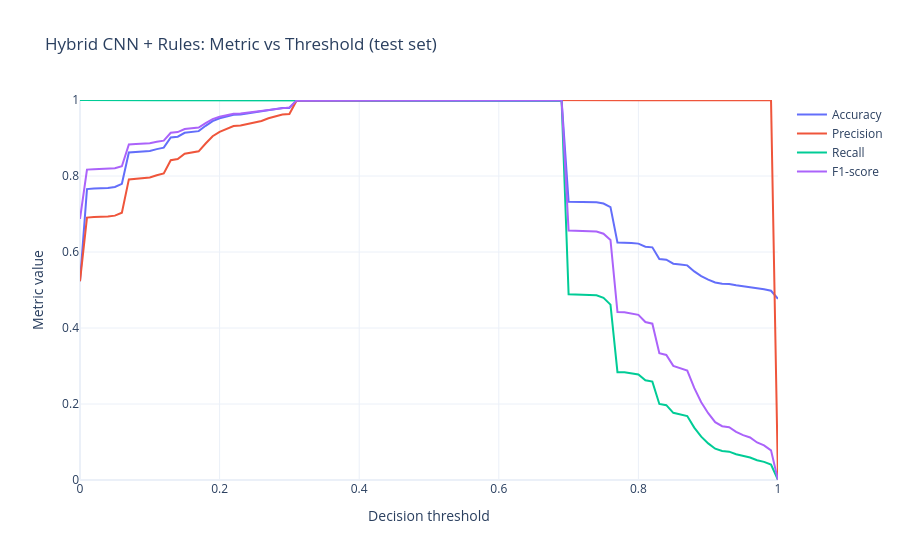
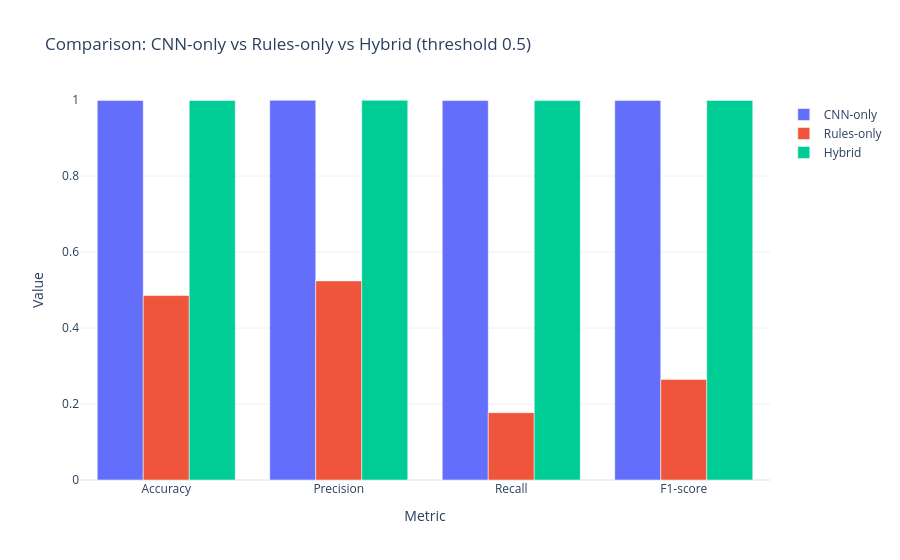
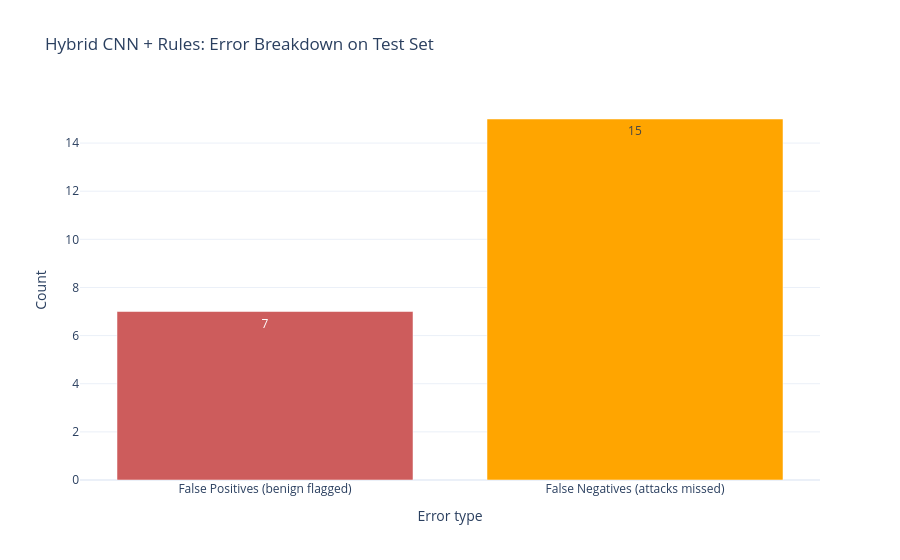

Notebook source saved alongside these figures, in order:
### Code cell
import os
import numpy as np
import plotly.graph_objs as go
from plotly.subplots import make_subplots
from sklearn.metrics import (
    accuracy_score, precision_score, recall_score, f1_score,
    confusion_matrix, roc_curve, auc
)

# ============================================================
# 0. LOAD SAVED ARRAYS (NO HARDCODING)
# ============================================================
BASE_DIR = r"C:\Users\Kshitij\Desktop\Major-Project(SQLi)_Latest\Major-Project(SQLi)"
RESULTS_DIR = os.path.join(BASE_DIR, "notebooks", "phase7a_results", "hybrid_outputs")

y_test       = np.load(os.path.join(RESULTS_DIR, "y_test_hybrid.npy"))
cnn_proba    = np.load(os.path.join(RESULTS_DIR, "cnn_proba_test.npy"))
rule_conf    = np.load(os.path.join(RESULTS_DIR, "rule_conf_test.npy"))
hybrid_conf  = np.load(os.path.join(RESULTS_DIR, "hybrid_conf_test.npy"))
hybrid_pred  = np.load(os.path.join(RESULTS_DIR, "hybrid_pred_test.npy"))

assert len(y_test) == len(cnn_proba) == len(rule_conf) == len(hybrid_conf) == len(hybrid_pred)

print("Loaded arrays for", len(y_test), "test samples.")

# ============================================================
# 1. THRESHOLD–PERFORMANCE CURVES FOR HYBRID
# ============================================================

thresholds = np.linspace(0.0, 1.0, 101)
acc_list, prec_list, rec_list, f1_list = [], [], [], []

for t in thresholds:
    pred_t = (hybrid_conf >= t).astype(int)
    acc_list.append(accuracy_score(y_test, pred_t))
    prec_list.append(precision_score(y_test, pred_t, zero_division=0))
    rec_list.append(recall_score(y_test, pred_t, zero_division=0))
    f1_list.append(f1_score(y_test, pred_t, zero_division=0))

fig_thresh = go.Figure()
fig_thresh.add_trace(go.Scatter(x=thresholds, y=acc_list,  mode="lines", name="Accuracy"))
fig_thresh.add_trace(go.Scatter(x=thresholds, y=prec_list, mode="lines", name="Precision"))
fig_thresh.add_trace(go.Scatter(x=thresholds, y=rec_list,  mode="lines", name="Recall"))
fig_thresh.add_trace(go.Scatter(x=thresholds, y=f1_list,   mode="lines", name="F1-score"))

fig_thresh.update_layout(
    title="Hybrid CNN + Rules: Metric vs Threshold (test set)",
    xaxis_title="Decision threshold",
    yaxis_title="Metric value",
    template="plotly_white",
    yaxis=dict(range=[0, 1.0])
)
fig_thresh.show()

# ============================================================
# 2. CNN-ONLY vs RULES-ONLY vs HYBRID (AT THRESHOLD 0.5)
# ============================================================

# CNN-only predictions (prob threshold 0.5)
cnn_pred = (cnn_proba >= 0.5).astype(int)
# Rules-only predictions (prob / confidence threshold 0.5)
rule_pred = (rule_conf >= 0.5).astype(int)

def compute_metrics(name, y_true, y_score, y_bin):
    acc  = accuracy_score(y_true, y_bin)
    prec = precision_score(y_true, y_bin, zero_division=0)
    rec  = recall_score(y_true, y_bin, zero_division=0)
    f1   = f1_score(y_true, y_bin, zero_division=0)
    fpr, tpr, _ = roc_curve(y_true, y_score)
    auc_val = auc(fpr, tpr)
    print(f"{name} -> acc={acc:.4f}, prec={prec:.4f}, rec={rec:.4f}, f1={f1:.4f}, AUC={auc_val:.4f}")
    return acc, prec, rec, f1, auc_val

cnn_metrics   = compute_metrics("CNN-only",   y_test, cnn_proba,   cnn_pred)
rule_metrics  = compute_metrics("Rules-only", y_test, rule_conf,   rule_pred)
hybrid_metrics = compute_metrics("Hybrid",    y_test, hybrid_conf, hybrid_pred)

# Bar chart comparison (Accuracy, Precision, Recall, F1)
models = ["CNN-only", "Rules-only", "Hybrid"]
metric_names = ["Accuracy", "Precision", "Recall", "F1-score"]

values = np.array([
    [cnn_metrics[0],   cnn_metrics[1],   cnn_metrics[2],   cnn_metrics[3]],
    [rule_metrics[0],  rule_metrics[1],  rule_metrics[2],  rule_metrics[3]],
    [hybrid_metrics[0], hybrid_metrics[1], hybrid_metrics[2], hybrid_metrics[3]],
])

fig_cmp = go.Figure()
for i, m in enumerate(models):
    fig_cmp.add_trace(
        go.Bar(
            x=metric_names,
            y=values[i],
            name=m
        )
    )

fig_cmp.update_layout(
    barmode="group",
    title="Comparison: CNN-only vs Rules-only vs Hybrid (threshold 0.5)",
    xaxis_title="Metric",
    yaxis_title="Value",
    template="plotly_white",
    yaxis=dict(range=[0, 1.0])
)
fig_cmp.show()

# ============================================================
# 3. PER-CLASS ERROR ANALYSIS (FP vs FN)
# ============================================================

cm_hybrid = confusion_matrix(y_test, hybrid_pred)
TN, FP, FN, TP = cm_hybrid.ravel()

error_types = ["False Positives (benign flagged)", "False Negatives (attacks missed)"]
error_counts = [FP, FN]

fig_errors = go.Figure(
    data=[
        go.Bar(
            x=error_types,
            y=error_counts,
            text=error_counts,
            textposition="auto",
            marker_color=["indianred", "orange"]
        )
    ]
)

fig_errors.update_layout(
    title="Hybrid CNN + Rules: Error Breakdown on Test Set",
    xaxis_title="Error type",
    yaxis_title="Count",
    template="plotly_white"
)
fig_errors.show()

### Figure 1 — Plotly figure (JSON) as saved in the notebook; plotly's stock layout.template omitted (floating-point values rounded to 4 significant figures)
{"data": [{"mode": "lines", "name": "Accuracy", "type": "scatter", "x": [0, 0.01, 0.02, 0.03, 0.04, 0.05, 0.06, 0.07, 0.08, 0.09, 0.1, 0.11, 0.12, 0.13, 0.14, 0.15, 0.16, 0.17, 0.18, 0.19, 0.2, 0.21, 0.22, 0.23, 0.24, 0.25, 0.26, 0.27, 0.28, 0.29, 0.3, 0.31, 0.32, 0.33, 0.34, 0.35, 0.36, 0.37, 0.38, 0.39, 0.4, 0.41, 0.42, 0.43, 0.44, 0.45, 0.46, 0.47, 0.48, 0.49, 0.5, 0.51, 0.52, 0.53, 0.54, 0.55, 0.56, 0.57, 0.58, 0.59, 0.6, 0.61, 0.62, 0.63, 0.64, 0.65, 0.66, 0.67, 0.68, 0.69, 0.7, 0.71, 0.72, 0.73, 0.74, 0.75, 0.76, 0.77, 0.78, 0.79, 0.8, 0.81, 0.82, 0.83, 0.84, 0.85, 0.86, 0.87, 0.88, 0.89, 0.9, 0.91, 0.92, 0.93, 0.94, 0.95, 0.96, 0.97, 0.98, 0.99, 1], "y": [0.5232, 0.7655, 0.767, 0.7676, 0.7683, 0.7711, 0.7794, 0.8617, 0.8628, 0.8648, 0.8658, 0.8707, 0.8747, 0.9014, 0.9035, 0.9136, 0.9153, 0.918, 0.9321, 0.9446, 0.9519, 0.957, 0.961, 0.9619, 0.9645, 0.9672, 0.9689, 0.9729, 0.9754, 0.9787, 0.9792, 0.998, 0.9982, 0.9983, 0.9985, 0.9987, 0.9987, 0.9988, 0.9988, 0.9988, 0.9987, 0.9987, 0.9987, 0.9987, 0.9988, 0.9988, 0.9988, 0.9989, 0.9989, 0.9988, 0.9988, 0.9988, 0.9988, 0.9988, 0.9988, 0.9988, 0.9988, 0.9989, 0.9989, 0.9989, 0.999, 0.999, 0.999, 0.999, 0.999, 0.999, 0.999, 0.999, 0.9989, 0.9988, 0.7324, 0.7324, 0.7318, 0.7314, 0.731, 0.7276, 0.7183, 0.6252, 0.625, 0.6237, 0.6221, 0.614, 0.6122, 0.5815, 0.5799, 0.5693, 0.5674, 0.5648, 0.5489, 0.5365, 0.5272, 0.5199, 0.5167, 0.5158, 0.5122, 0.5096, 0.5079, 0.504, 0.5018, 0.4981, 0.4768]}, {"mode": "lines", "name": "Precision", "type": "scatter", "x": [0, 0.01, 0.02, 0.03, 0.04, 0.05, 0.06, 0.07, 0.08, 0.09, 0.1, 0.11, 0.12, 0.13, 0.14, 0.15, 0.16, 0.17, 0.18, 0.19, 0.2, 0.21, 0.22, 0.23, 0.24, 0.25, 0.26, 0.27, 0.28, 0.29, 0.3, 0.31, 0.32, 0.33, 0.34, 0.35, 0.36, 0.37, 0.38, 0.39, 0.4, 0.41, 0.42, 0.43, 0.44, 0.45, 0.46, 0.47, 0.48, 0.49, 0.5, 0.51, 0.52, 0.53, 0.54, 0.55, 0.56, 0.57, 0.58, 0.59, 0.6, 0.61, 0.62, 0.63, 0.64, 0.65, 0.66, 0.67, 0.68, 0.69, 0.7, 0.71, 0.72, 0.73, 0.74, 0.75, 0.76, 0.77, 0.78, 0.79, 0.8, 0.81, 0.82, 0.83, 0.84, 0.85, 0.86, 0.87, 0.88, 0.89, 0.9, 0.91, 0.92, 0.93, 0.94, 0.95, 0.96, 0.97, 0.98, 0.99, 1], "y": [0.5232, 0.6905, 0.6919, 0.6925, 0.6931, 0.6957, 0.7035, 0.7911, 0.7924, 0.7948, 0.7961, 0.8021, 0.8069, 0.8416, 0.8446, 0.8585, 0.8611, 0.8649, 0.8855, 0.9046, 0.9163, 0.9246, 0.9313, 0.9327, 0.9372, 0.9417, 0.9447, 0.9519, 0.9561, 0.962, 0.9629, 0.9975, 0.998, 0.9981, 0.9985, 0.9989, 0.9989, 0.999, 0.999, 0.999, 0.999, 0.999, 0.999, 0.999, 0.9991, 0.9992, 0.9992, 0.9993, 0.9993, 0.9993, 0.9993, 0.9993, 0.9993, 0.9994, 0.9994, 0.9994, 0.9994, 0.9995, 0.9996, 0.9996, 0.9997, 0.9997, 0.9997, 0.9998, 0.9998, 0.9998, 0.9998, 0.9998, 0.9998, 0.9999, 0.9998, 0.9998, 0.9998, 0.9998, 0.9998, 0.9998, 0.9998, 0.9996, 0.9996, 0.9996, 0.9996, 0.9996, 0.9996, 0.9995, 1, 1, 1, 1, 1, 1, 1, 1, 1, 1, 1, 1, 1, 1, 1, 1, 0]}, {"mode": "lines", "name": "Recall", "type": "scatter", "x": [0, 0.01, 0.02, 0.03, 0.04, 0.05, 0.06, 0.07, 0.08, 0.09, 0.1, 0.11, 0.12, 0.13, 0.14, 0.15, 0.16, 0.17, 0.18, 0.19, 0.2, 0.21, 0.22, 0.23, 0.24, 0.25, 0.26, 0.27, 0.28, 0.29, 0.3, 0.31, 0.32, 0.33, 0.34, 0.35, 0.36, 0.37, 0.38, 0.39, 0.4, 0.41, 0.42, 0.43, 0.44, 0.45, 0.46, 0.47, 0.48, 0.49, 0.5, 0.51, 0.52, 0.53, 0.54, 0.55, 0.56, 0.57, 0.58, 0.59, 0.6, 0.61, 0.62, 0.63, 0.64, 0.65, 0.66, 0.67, 0.68, 0.69, 0.7, 0.71, 0.72, 0.73, 0.74, 0.75, 0.76, 0.77, 0.78, 0.79, 0.8, 0.81, 0.82, 0.83, 0.84, 0.85, 0.86, 0.87, 0.88, 0.89, 0.9, 0.91, 0.92, 0.93, 0.94, 0.95, 0.96, 0.97, 0.98, 0.99, 1], "y": [1, 0.9998, 0.9998, 0.9997, 0.9997, 0.9997, 0.9997, 0.9996, 0.9996, 0.9996, 0.9996, 0.9996, 0.9996, 0.9996, 0.9995, 0.9995, 0.9994, 0.9994, 0.9994, 0.9994, 0.9993, 0.9993, 0.9992, 0.9992, 0.9991, 0.9991, 0.9989, 0.9988, 0.9988, 0.9987, 0.9987, 0.9987, 0.9987, 0.9987, 0.9987, 0.9987, 0.9987, 0.9987, 0.9987, 0.9987, 0.9986, 0.9986, 0.9986, 0.9986, 0.9986, 0.9986, 0.9986, 0.9986, 0.9986, 0.9985, 0.9985, 0.9985, 0.9985, 0.9984, 0.9984, 0.9984, 0.9984, 0.9984, 0.9984, 0.9984, 0.9984, 0.9984, 0.9984, 0.9984, 0.9984, 0.9984, 0.9984, 0.9983, 0.9982, 0.9979, 0.4886, 0.4885, 0.4874, 0.4867, 0.486, 0.4795, 0.4616, 0.2838, 0.2833, 0.2808, 0.2777, 0.2624, 0.2589, 0.2001, 0.197, 0.1768, 0.173, 0.1682, 0.1378, 0.1141, 0.09635, 0.08235, 0.07617, 0.07454, 0.06765, 0.06268, 0.05933, 0.05193, 0.04777, 0.04057, 0]}, {"mode": "lines", "name": "F1-score", "type": "scatter", "x": [0, 0.01, 0.02, 0.03, 0.04, 0.05, 0.06, 0.07, 0.08, 0.09, 0.1, 0.11, 0.12, 0.13, 0.14, 0.15, 0.16, 0.17, 0.18, 0.19, 0.2, 0.21, 0.22, 0.23, 0.24, 0.25, 0.26, 0.27, 0.28, 0.29, 0.3, 0.31, 0.32, 0.33, 0.34, 0.35, 0.36, 0.37, 0.38, 0.39, 0.4, 0.41, 0.42, 0.43, 0.44, 0.45, 0.46, 0.47, 0.48, 0.49, 0.5, 0.51, 0.52, 0.53, 0.54, 0.55, 0.56, 0.57, 0.58, 0.59, 0.6, 0.61, 0.62, 0.63, 0.64, 0.65, 0.66, 0.67, 0.68, 0.69, 0.7, 0.71, 0.72, 0.73, 0.74, 0.75, 0.76, 0.77, 0.78, 0.79, 0.8, 0.81, 0.82, 0.83, 0.84, 0.85, 0.86, 0.87, 0.88, 0.89, 0.9, 0.91, 0.92, 0.93, 0.94, 0.95, 0.96, 0.97, 0.98, 0.99, 1], "y": [0.6869, 0.8169, 0.8179, 0.8182, 0.8187, 0.8205, 0.8258, 0.8832, 0.884, 0.8855, 0.8863, 0.89, 0.893, 0.9138, 0.9156, 0.9237, 0.9251, 0.9273, 0.939, 0.9496, 0.956, 0.9605, 0.964, 0.9648, 0.9672, 0.9695, 0.9711, 0.9748, 0.977, 0.98, 0.9805, 0.9981, 0.9983, 0.9984, 0.9986, 0.9988, 0.9988, 0.9988, 0.9988, 0.9988, 0.9988, 0.9988, 0.9988, 0.9988, 0.9988, 0.9989, 0.9989, 0.9989, 0.9989, 0.9989, 0.9989, 0.9989, 0.9989, 0.9989, 0.9989, 0.9989, 0.9989, 0.9989, 0.999, 0.999, 0.999, 0.999, 0.999, 0.9991, 0.9991, 0.9991, 0.9991, 0.999, 0.999, 0.9989, 0.6564, 0.6564, 0.6553, 0.6547, 0.6541, 0.6482, 0.6316, 0.4421, 0.4414, 0.4385, 0.4346, 0.4156, 0.4113, 0.3334, 0.3291, 0.3004, 0.295, 0.2879, 0.2423, 0.2048, 0.1758, 0.1522, 0.1416, 0.1387, 0.1267, 0.118, 0.112, 0.09873, 0.09118, 0.07797, 0]}], "layout": {"title": {"text": "Hybrid CNN + Rules: Metric vs Threshold (test set)"}, "xaxis": {"title": {"text": "Decision threshold"}}, "yaxis": {"range": [0, 1], "title": {"text": "Metric value"}}}}

### Figure 2 — Plotly figure (JSON) as saved in the notebook; plotly's stock layout.template omitted (floating-point values rounded to 4 significant figures)
{"data": [{"name": "CNN-only", "type": "bar", "x": ["Accuracy", "Precision", "Recall", "F1-score"], "y": [0.9988, 0.9993, 0.9985, 0.9989]}, {"name": "Rules-only", "type": "bar", "x": ["Accuracy", "Precision", "Recall", "F1-score"], "y": [0.4853, 0.524, 0.1771, 0.2647]}, {"name": "Hybrid", "type": "bar", "x": ["Accuracy", "Precision", "Recall", "F1-score"], "y": [0.9988, 0.9993, 0.9985, 0.9989]}], "layout": {"barmode": "group", "title": {"text": "Comparison: CNN-only vs Rules-only vs Hybrid (threshold 0.5)"}, "xaxis": {"title": {"text": "Metric"}}, "yaxis": {"range": [0, 1], "title": {"text": "Value"}}}}

### Figure 3 — Plotly figure (JSON) as saved in the notebook; plotly's stock layout.template omitted (floating-point values rounded to 4 significant figures)
{"data": [{"marker": {"color": ["indianred", "orange"]}, "text": ["7", "15"], "textposition": "auto", "type": "bar", "x": ["False Positives (benign flagged)", "False Negatives (attacks missed)"], "y": [7, 15]}], "layout": {"title": {"text": "Hybrid CNN + Rules: Error Breakdown on Test Set"}, "xaxis": {"title": {"text": "Error type"}}, "yaxis": {"title": {"text": "Count"}}}}
